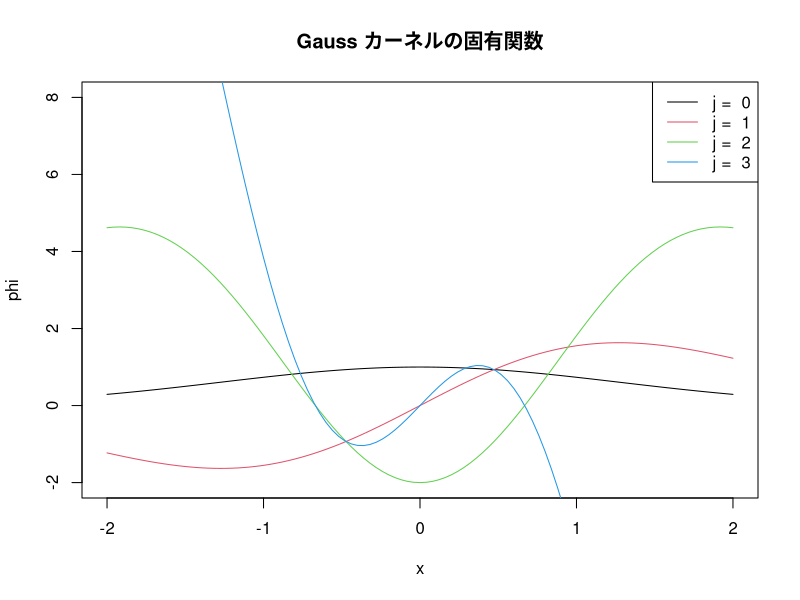

R code for this plot: (Note: this script raises an error after producing the figure.)
# 第3章 再生核Hilbert空間（問題31～45）


## 38

H <- function(j, x) {
  if (j == 0) {
    return(1)
  } else if (j == 1) {
    return(2*x)
  } else if (j == 2) {
    return(-2 + 4*x^2)
  } else {
    return(4*x - 8*x^3)
  }
}

cc <- sqrt(5) / 4                                ##
a <- 1 / 4                                       ##

phi <- function(j, x) {                          ###
  return(exp(-(cc-a)*x^2) * H(j, sqrt(2*cc)*x))  ###
}

curve(phi(0, x), -2, 2, ylim = c(-2, 8), col = 1, ylab = "phi")
for (i in 1:3)
  curve(phi(i, x), -2, 2, ylim = c(-2, 8), add = TRUE, ann = FALSE, col = i + 1)
legend("topright", legend = paste("j = ", 0:3), lwd = 1, col = 1:4)
title("Gauss カーネルの固有関数")


## 42

K <- matrix(0, m, m)
for (i in 1:m)
  for (j in 1:m)
    K[i, j] <- k(x[i], x[j])
eig <- eigen(K)
lam.m <- eig$values
lam <- lam.m / m
U <- eig$vector
alpha <- array(0, dim = c(m, m))
for (i in 1:m)
  alpha[, i] <- U[, i] * sqrt(m) / lam.m[i]

F <- function(y, i) {
  S <- 0
  for (j in 1:m)
    S <- S + alpha[j, i] * k(x[j], y)
  return(S)
}
